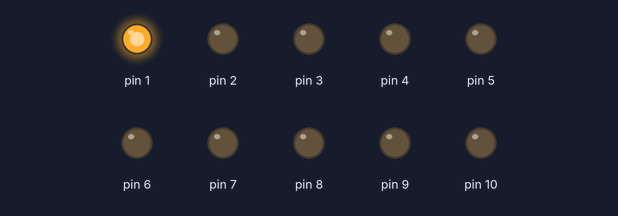
Simulated run of this sketch. Board: Arduino Uno, built with avr-gcc and run on an emulated ATmega328P. Shown: output pins drawn as LEDs (lit = HIGH).

Above: at 0.05 s.
At 0.55 s:
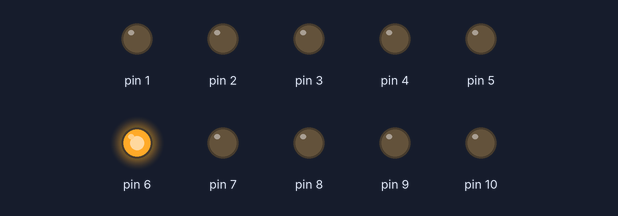
At 1.05 s:
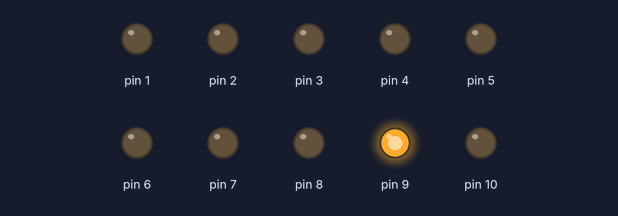
At 2.05 s:
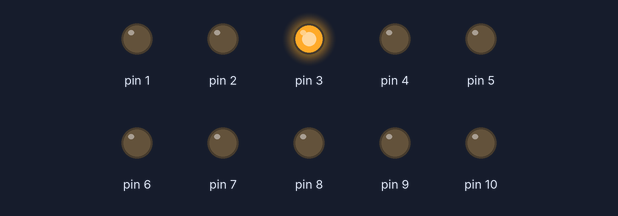
At 3.05 s:
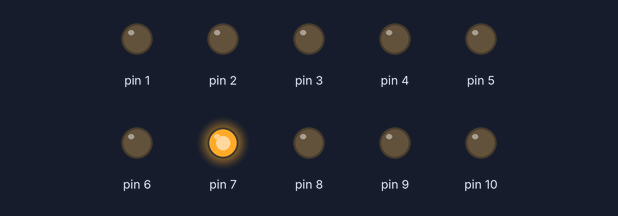
At 4.05 s:
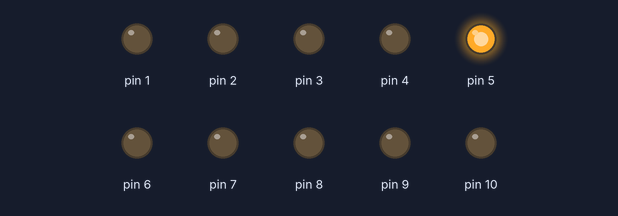
Timing chart, 0 to 4.3 s (numbered marks = the images above):
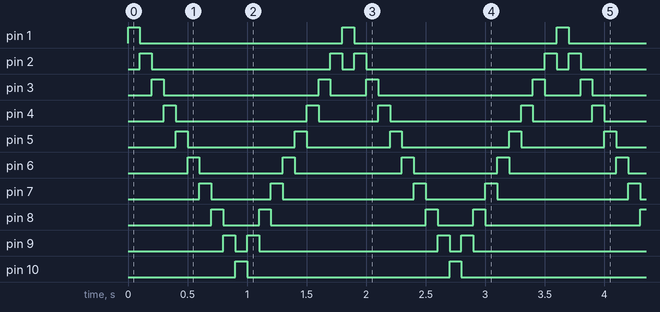

The sketch:

zadanie1.ino
```cpp
// Autor: Mikołaj Kowalik
// Indeks: 283476

//zadanie nr 1

// korzystam z arduino IDE
// aktualnie nie mam arduino uno, korzystałem z arduino leonardo
//z tego względu proszę o łagodniejsze traktowanie api, ponieważ na leonardo piny są inaczej podłączone
//i nieestetycznie korzysta się z niskiego poziomu


/*
 *  W zadaniu wykorzystano 6 diod
 *  podłączone zostały do pinów 1-6
 *  do zadania załączam zdjęcie
 */


 #define LED_FST 1
 #define LED_END 10
 #define STOP 100

void setup() {
  //ustawianie
  for(int i=LED_FST; i<= LED_END ; ++i)
    pinMode(i, OUTPUT);
}

void loop() {

  //zaczynam od pinu pierwszego
  static int ledNr = LED_FST;
  // dir (direction) - zmienna ustalająca kierunek przemieszczania się świecącej diody
  static int dir = 1;

  //zapalanie i gaszenie diody
  digitalWrite( ledNr, HIGH );
  delay( STOP );
  digitalWrite( ledNr, LOW );

  //wyliczanie następnej diody do zapalenia i zgaszenia
  ledNr += dir;

  //jeśli dioda jest na krawędzi to zmieniamy kierunek
  if( ledNr == LED_END || ledNr == LED_FST )
    dir *= -1;

}
```

Measured:
- by itself, pin 1, pin 10: alternates HIGH for 0.10 s and LOW for 1.7 s
- by itself, pin 2: repeats every 1.8 s: LOW 1.5 s, HIGH 0.10 s, LOW 0.10 s, HIGH 0.10 s
- by itself, pin 3: repeats every 1.8 s: LOW 1.3 s, HIGH 0.10 s, LOW 0.30 s, HIGH 0.10 s
- by itself, pin 4: repeats every 1.8 s: LOW 1.1 s, HIGH 0.10 s, LOW 0.50 s, HIGH 0.10 s
- by itself, pin 5: repeats every 1.8 s: LOW 0.90 s, HIGH 0.10 s, LOW 0.70 s, HIGH 0.10 s
- by itself, pin 6: repeats every 1.8 s: LOW 0.70 s, HIGH 0.10 s, LOW 0.90 s, HIGH 0.10 s
- by itself, pin 7: repeats every 1.8 s: LOW 0.50 s, HIGH 0.10 s, LOW 1.1 s, HIGH 0.10 s
- by itself, pin 8: repeats every 1.8 s: LOW 0.30 s, HIGH 0.10 s, LOW 1.3 s, HIGH 0.10 s
